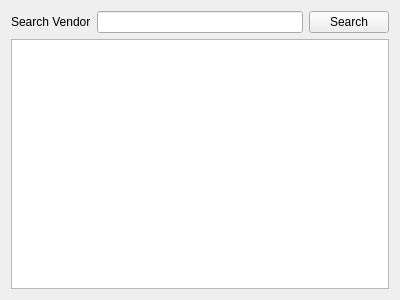
<?xml version="1.0" encoding="UTF-8"?>
<ui version="4.0">
 <class>vendor_details</class>
 <widget class="QWidget" name="vendor_details">
  <property name="geometry">
   <rect>
    <x>0</x>
    <y>0</y>
    <width>400</width>
    <height>300</height>
   </rect>
  </property>
  <property name="windowTitle">
   <string>Form</string>
  </property>
  <layout class="QGridLayout" name="gridLayout_2">
   <item row="0" column="0">
    <widget class="QSplitter" name="splitter">
     <property name="orientation">
      <enum>Qt::Horizontal</enum>
     </property>
     <widget class="QWidget" name="">
      <layout class="QGridLayout" name="gridLayout">
       <item row="0" column="0">
        <widget class="QLabel" name="label">
         <property name="text">
          <string>Search Vendor</string>
         </property>
        </widget>
       </item>
       <item row="0" column="1">
        <widget class="QLineEdit" name="lineEdit"/>
       </item>
       <item row="0" column="2">
        <widget class="QPushButton" name="pushButton">
         <property name="text">
          <string>Search</string>
         </property>
        </widget>
       </item>
      </layout>
     </widget>
    </widget>
   </item>
   <item row="1" column="0">
    <widget class="QTableWidget" name="tableWidget"/>
   </item>
  </layout>
 </widget>
 <resources/>
 <connections/>
</ui>
